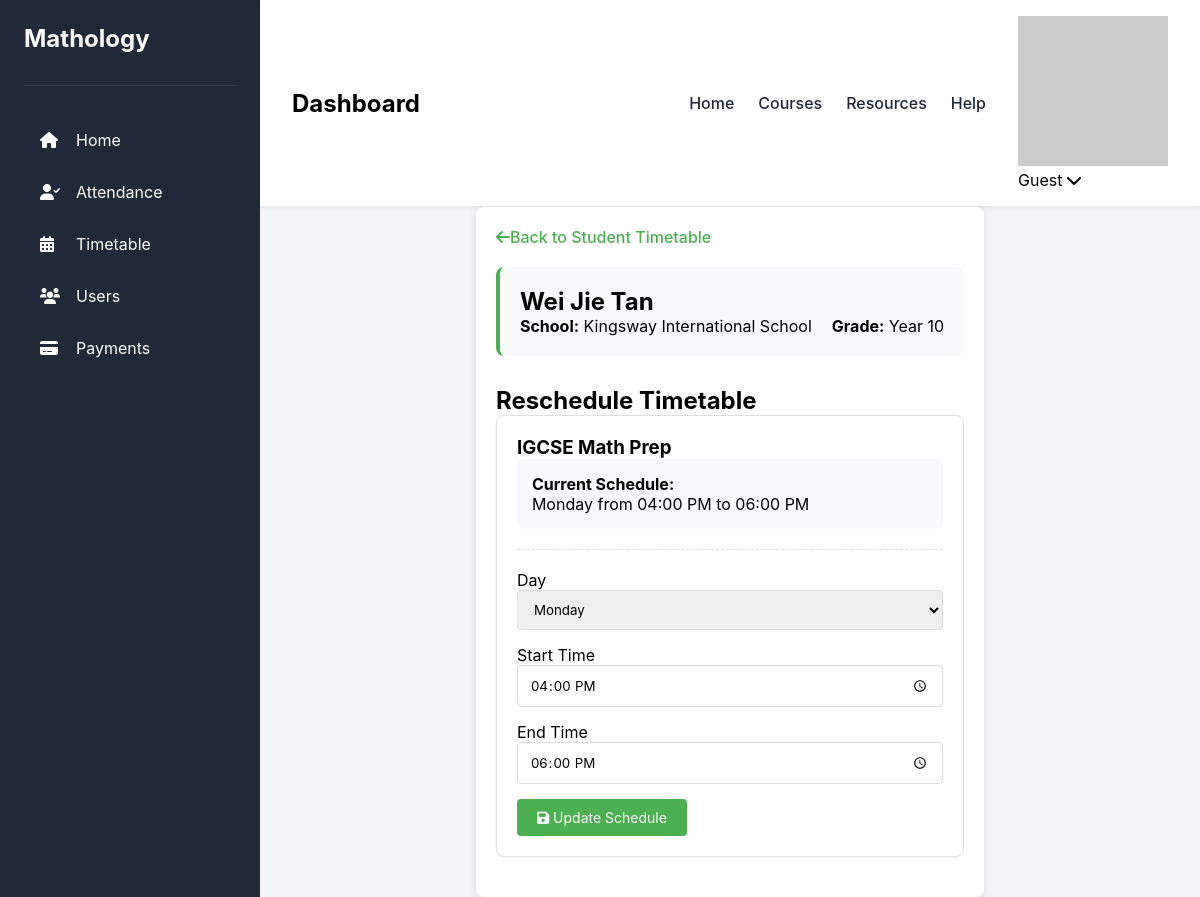
Page /Pages/admin/timetable_reschedule.php?student_id=1 on the earlier database version.
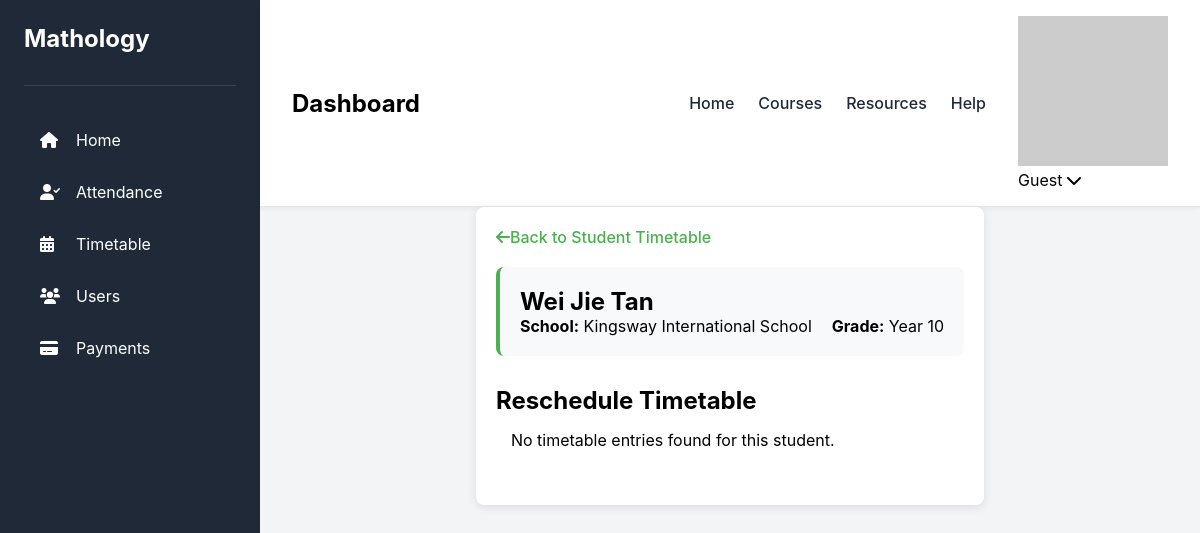
Same page on the later database version.
### tables this page shows
CREATE TABLE `student_timetable` (
  `id` int(11) NOT NULL,
  `course` varchar(100) NOT NULL,
  `day` varchar(10) NOT NULL,
  `start_time` time NOT NULL,
  `end_time` time NOT NULL,
  `approved_at` timestamp NOT NULL DEFAULT current_timestamp(),
  `status` enum('active','cancelled') DEFAULT 'active',
  `student_course_id` int(11) NOT NULL
);

CREATE TABLE `courses` (
  `course_id` int(11) NOT NULL,
  `course_name` varchar(100) NOT NULL,
  `description` text DEFAULT NULL,
  `level` varchar(50) DEFAULT NULL,
  `created_at` timestamp NOT NULL DEFAULT current_timestamp()
);

### Pages/admin/timetable_reschedule.php (the view, shortened to what the changed rows need)
<?php
require_once 'setting.php';
$student = null;
$current_timetable = null;
$student_id = null;
if (isset($_GET['student_id'])) {
    $student_id = (int)$_GET['student_id'];
    $student_result = $conn->query("SELECT * FROM Students WHERE student_id = $student_id");
    if ($student_result && $student_result->num_rows > 0) {
        $student = $student_result->fetch_assoc();
        $current_timetable = $conn->query("
            SELECT t.*, c.course_name
            FROM student_timetable t
            JOIN student_courses sc ON t.student_course_id = sc.student_course_id
            JOIN courses c ON sc.course_id = c.course_id
            WHERE sc.student_id = $student_id
            ORDER BY FIELD(t.day, 'Monday', 'Tuesday', 'Wednesday', 'Thursday', 'Friday'), t.start_time
        ");
    } else {
        $_SESSION['error'] = "Student not found";
        header("Location: timetable_approve.php");
        exit();
    }
} else {
    $_SESSION['error'] = "Student ID is required";
    header("Location: timetable_approve.php");
    exit();
}
?>
<!DOCTYPE html>
<html lang="en">
<head>
    <link rel="stylesheet" href="../styles/common.css">
    <link rel="stylesheet" href="../styles/timtable.css">
    <link rel="stylesheet" href="https://cdnjs.cloudflare.com/ajax/libs/font-awesome/6.0.0/css/all.min.css">
</head>
<body>
    <div class="dashboard-container">
        <?php require("Aside_Nav.php"); ?>
        <main class="main-content">
            <?php require("Top_Nav_Bar.php"); ?>
            <div class="reschedule-container">
                <a href="timetable_approve.php?student_id=<?= $student_id ?>" class="back-link">
                    <i class="fas fa-arrow-left"></i> Back to Student Timetable
                </a>
                <div class="student-info">
                    <h2><?= htmlspecialchars($student['First_Name'] . ' ' . $student['Last_Name']) ?></h2>
                    <div style="display: flex; gap: 20px;">
                    </div>
                </div>
                <h2>Reschedule Timetable</h2>
                <?php if ($current_timetable && $current_timetable->num_rows > 0): ?>
                    <?php while ($entry = $current_timetable->fetch_assoc()): ?>
                        <div class="timetable-card">
                            <h3><?= htmlspecialchars($entry['course_name']) ?></h3>
                            <div class="current-schedule">
                                <p><strong>Current Schedule:</strong></p>
                                <p><?= htmlspecialchars($entry['day']) ?> from
                                <?= date('h:i A', strtotime($entry['start_time'])) ?> to
                                <?= date('h:i A', strtotime($entry['end_time'])) ?></p>
                            </div>
                            <div class="reschedule-form">
                                <form method="POST" action="timetable_reschedule.php?student_id=<?= $student_id ?>">
                                    <div class="form-group">
                                        <label>Day</label>
                                        <select name="day" class="form-control" required>
                                            <?php foreach (['Monday','Tuesday','Wednesday','Thursday','Friday'] as $day): ?>
                                                <option value="<?= $day ?>" <?= $entry['day'] == $day ? 'selected' : '' ?>>
                                                    <?= $day ?>
                                                </option>
                                            <?php endforeach; ?>
                                        </select>
                                    </div>
                                    <div class="form-group">
                                        <label>Start Time</label>
                                        <input type="time" name="start_time" class="form-control"
                                               value="<?= date('H:i', strtotime($entry['start_time'])) ?>" required>
                                    </div>
                                    <div class="form-group">
                                        <label>End Time</label>
                                        <input type="time" name="end_time" class="form-control"
                                               value="<?= date('H:i', strtotime($entry['end_time'])) ?>" required>
                                    </div>
                                    <button type="submit" name="reschedule" class="btn btn-primary">
                                        <i class="fas fa-save"></i> Update Schedule
                                    </button>
                                </form>
                            </div>
                        </div>
                    <?php endwhile; ?>
                <?php else: ?>
                    <div class="alert alert-info">
                        No timetable entries found for this student.
                    </div>
                <?php endif; ?>
            </div>
        </main>
    </div>
</body>
</html>

Differences in the rows shown:
no longer on this page (row edited): student_timetable: courses.course_name "IGCSE Math Prep", day "Monday", start_time "04:00 PM", end_time "06:00 PM", start_time "16:00", end_time "18:00"
Other differences:
text now shown: "No timetable entries found for this student."
